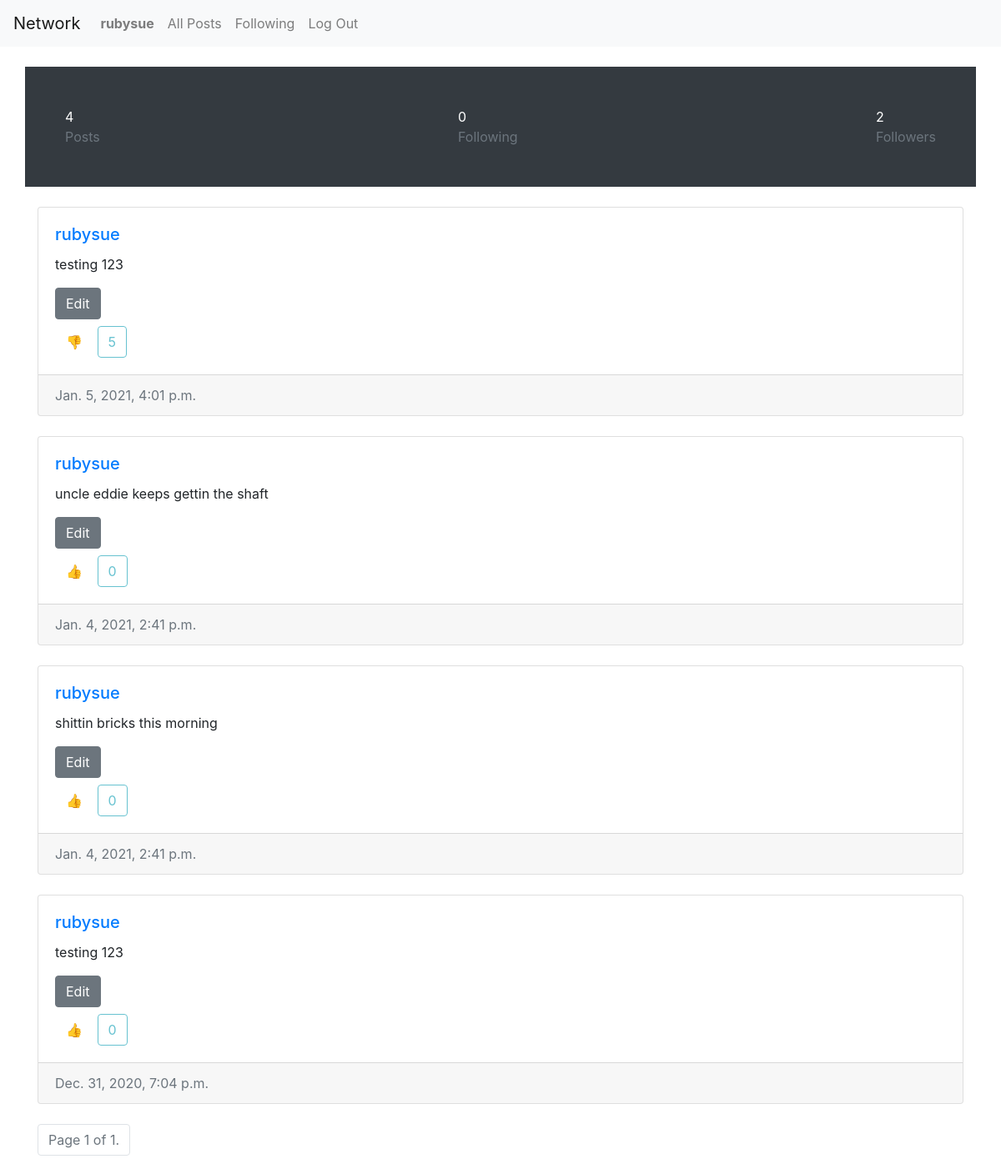
The page /rubysue (signed in) on the database as committed earlier.
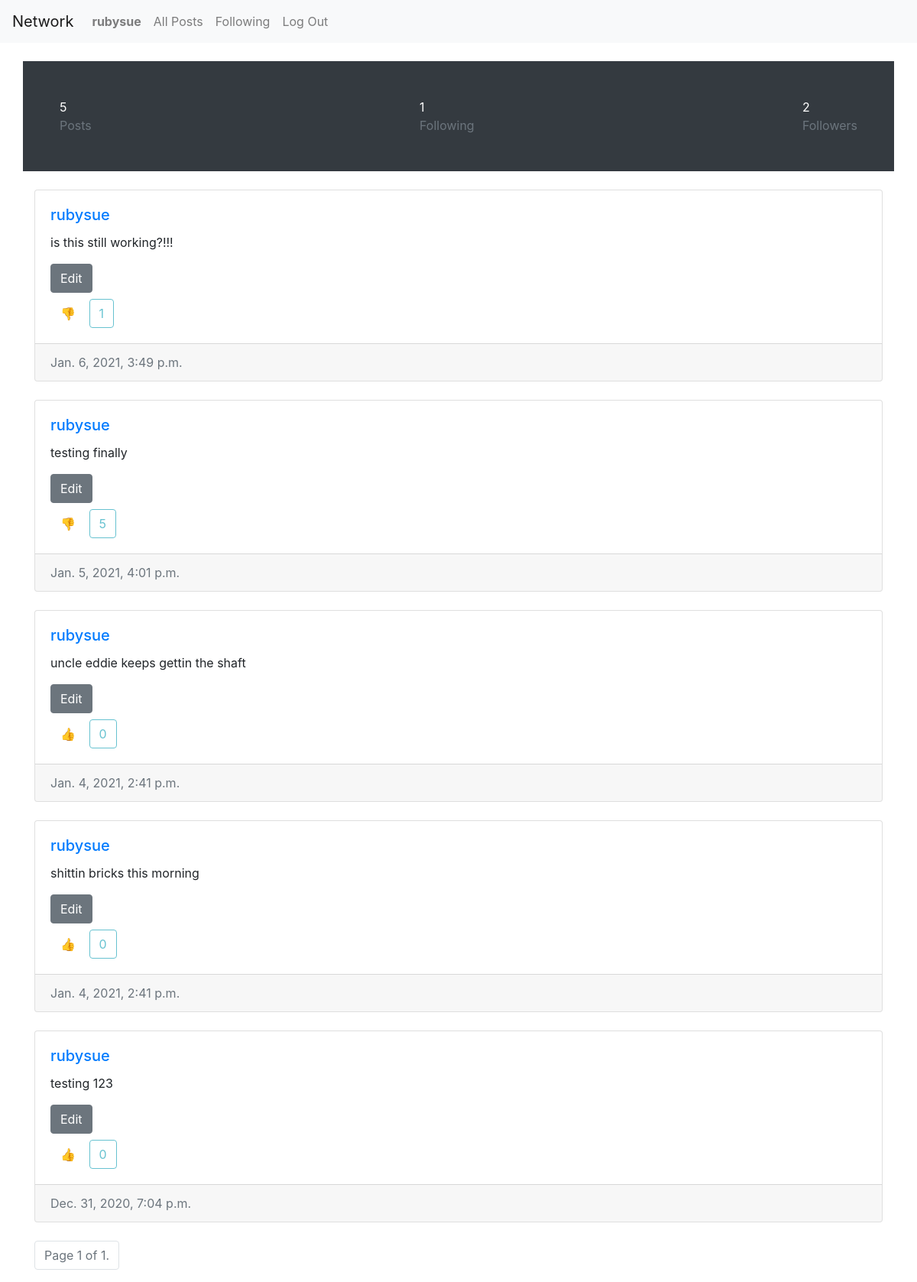
The same page on the database as committed later.
### network/models.py (models this page shows, shortened)
class Post(models.Model):
    user = models.ForeignKey(User, on_delete= models.CASCADE, related_name= "posts")
    content = models.TextField(blank=True)
    date_created = models.DateTimeField(auto_now_add=True)
    likers = models.ManyToManyField(User, blank=True, related_name="userslikes")

class User(AbstractUser):
    pass

### network/views.py (the view)
# urls.py: path("<str:username>", views.profile, name="profile"),
def profile(request, username):
    if username == str(request.user):
        usernamefollow = True
    else:
        usernamefollow = False
    displayfollowbtn= True
    usersought= User.objects.get(username = username)
    posts = Post.objects.filter(user= usersought.id).order_by("-date_created")
    paginator = Paginator(posts, 10)
    page_number = request.GET.get('page')
    page_obj = paginator.get_page(page_number)
    postCount = posts.count()
    if request.method == "POST":
        if request.POST["action"] == 'follow':
            usertoFollow = User.objects.get(username=username)
            userthatwillfollow = request.user
            if not Follower.objects.filter(user=userthatwillfollow):
                newFollower = Follower(user= userthatwillfollow)
                newFollower.save()
                newFollower.following.add(usertoFollow)
            else:
                currentFollower = Follower.objects.get(user=userthatwillfollow)
                currentFollower.following.add(usertoFollow)
                currentFollower.save()
        elif request.POST["action"] == 'unfollow':
            userToUnFollow = User.objects.get(username=username)
            userThatWillUnfollow = request.user
            currentUnFollower = Follower.objects.get(user=userThatWillUnfollow)
            currentUnFollower.following.remove(userToUnFollow)
            currentUnFollower.save()
        followercount = Follower.objects.get(user=usersought)
        following = followercount.following.count()
        count = usersought.users_followers.all()
        follower = Follower.objects.get(user = request.user)
        if follower.following.filter(username = username):
            displayfollowbtn = False
        return render(request, "network/profile.html", {
            "posts": posts,
            "postCount": postCount,
            "usernamefollow": usernamefollow,
            "username": username,
            "followers": len(count),
            "following": following,
            "displayfollowbtn": displayfollowbtn,
            "page_obj": page_obj
        })
    else:
        if not Follower.objects.filter(user=request.user):
            initFollower = Follower(user= request.user)
            initFollower.save()
        if not Follower.objects.filter(user=usersought):
            initFollower = Follower(user= usersought)
            initFollower.save()
        followercount = Follower.objects.get(user=usersought)
        following = followercount.following.count()
        count = usersought.users_followers.all()
        follower = Follower.objects.get(user = request.user)
        if follower.following.filter(username = username):
            displayfollowbtn = False
        return render(request, "network/profile.html", {
            "posts": posts,
            "postCount": postCount,
            "usernamefollow": usernamefollow,
            "username": username,
            "followers": len(count),
            "following": following,
            "displayfollowbtn": displayfollowbtn,
            "page_obj": page_obj
        })

### network/templates/network/profile.html (shortened to what this page needs)
{% extends "network/layout.html" %}
{% load static %}
{% block body %}
    <div class="container text-white bg-dark p-5 mt-4 mb-4 d-flex justify-content-between">
        <div class="postcount-container">
            <div>{{postCount}}</div>
            <div class="post text-muted">Posts</div>
        </div>
        <div class="following-count-container">
            <div>{{following}}</div>
            <div class="post text-muted">Following</div>
        </div>
        <div class="followers-count-container">
            <div>{{followers}}</div>
            <div class="post text-muted">Followers</div>
        </div>
    </div>
    <div class="container mt-4 w-100">
        {%for post in page_obj%}
                <div class="card mb-4">
                    <div class="card-body">
                        <h5 class="card-title"><a class="card-link" href="{% url 'profile' post.user %}">{{post.user}}</a></h5>
                        <p class="card-text" id="content{{post.id}}">{{post.content}}</p>
                        <div class="actions">
                            {% if post.user == request.user %}
                            <button data-id ="{{post.id}}" class="mb-2 btn-edit btn btn-small btn-secondary">Edit</button>
                            {% endif %}
                            <div class="like-containter">
                                {% if request.user in post.likers.all%}
                                <button data-id="{{post.id}}" class="likebtn like{{post.id}} btn btn-small">👎</button>
                                {% else %}
                                <button data-id="{{post.id}}" class="likebtn like{{post.id}} btn btn-small">👍</button>
                                {% endif %}
                                <button type="button" disabled class="likecounter{{post.id}} btn btn-small btn-outline-info">{{post.likers.all.count}}</button>
                            </div>
                        </div>
                    </div>
                    <div class="card-footer text-muted">
                        {{post.date_created}}
                    </div>
                </div>
            {% endfor %}
            <nav class="pagination" aria-label="Page navigation">
                <ul class="step-links pagination">
                    <li class="current page-item disabled">
                        <a href="#" class="page-link" aria-disabled="true">Page {{page_obj.number}} of {{page_obj.paginator.num_pages}}.</a>
                    </li>
                </ul>
            </nav>
    </div>
{% endblock %}

Rows that differ between the two databases and show on the page:
added Post: user "rubysue", content "is this still working?!!!", likers.all.count "1", date_created "Jan. 6, 2021, 3:49 p.m."
changed Post: content "testing 123" → "testing finally"
Other text that changed with them:
{{ postCount }}: "4" → "5"
{{ following }}: "0" → "1"
